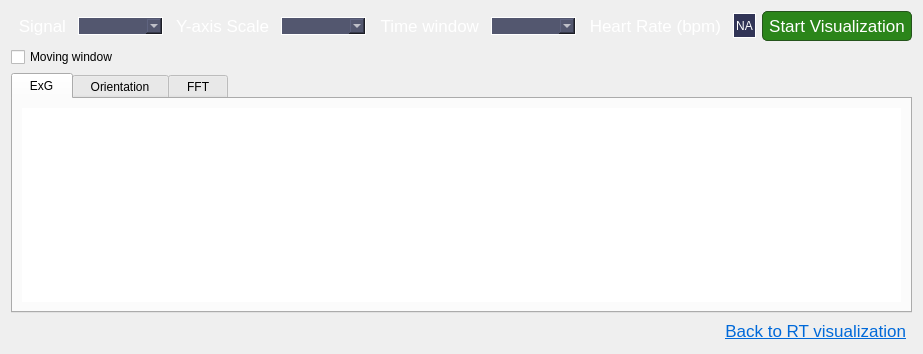
            <widget class="QWidget" name="page_plotsRecorded">
             <property name="styleSheet">
              <string notr="true">QFrame{
	border:none;
}

QLabel{
	color: #FFF;
	padding:2px;
}

QLineEdit{
	background-color: #53576F;
	border: 1px solid #FFF;
	color: #FFF;
}

QComboBox{
	background-color: #53576F;
	border: 1px solid #FFF;
	color: #FFF;
}

QPushButton{
	border-radius: 1px;
	border: 1px solid #FFFFFF;
	background-position: left center;
    	background-repeat: no-repeat;
	color: #FFFFFF;
	text-align: center;
	padding: 2px
}
QPushButton:hover{
	background-color: rgb(61, 64, 89);
}

/*QPushButton{
	border-radius: 5px;
	background-position: left center;
    	background-repeat: no-repeat;
	border: none;
	border-left: 20px solid transparent;
	text-align: left;
	padding-left: 44px;
	color: rgb(189, 189, 189);
}
QPushButton:hover{
	background-color: rgb(61, 64, 89);
	border-left: 20px solid rgb(61, 64, 89);*/
</string>
             </property>
             <layout class="QVBoxLayout" name="verticalLayout_25">
              <property name="spacing">
               <number>-1</number>
              </property>
              <item>
               <layout class="QHBoxLayout" name="horizontalLayout_36">
                <item>
                 <widget class="QLabel" name="label_signal_rec">
                  <property name="font">
                   <font>
                    <pointsize>13</pointsize>
                    <weight>50</weight>
                    <italic>false</italic>
                    <bold>false</bold>
                   </font>
                  </property>
                  <property name="text">
                   <string>Signal</string>
                  </property>
                  <property name="alignment">
                   <set>Qt::AlignRight|Qt::AlignTrailing|Qt::AlignVCenter</set>
                  </property>
                 </widget>
                </item>
                <item>
                 <widget class="QComboBox" name="value_signal_rec">
                  <property name="minimumSize">
                   <size>
                    <width>85</width>
                    <height>0</height>
                   </size>
                  </property>
                  <property name="maximumSize">
                   <size>
                    <width>16777215</width>
                    <height>16777215</height>
                   </size>
                  </property>
                 </widget>
                </item>
                <item>
                 <widget class="QLabel" name="label_yAxis_rec">
                  <property name="font">
                   <font>
                    <pointsize>13</pointsize>
                    <weight>50</weight>
                    <italic>false</italic>
                    <bold>false</bold>
                   </font>
                  </property>
                  <property name="text">
                   <string>Y-axis Scale</string>
                  </property>
                  <property name="alignment">
                   <set>Qt::AlignRight|Qt::AlignTrailing|Qt::AlignVCenter</set>
                  </property>
                 </widget>
                </item>
                <item>
                 <widget class="QComboBox" name="value_yAxis_rec">
                  <property name="minimumSize">
                   <size>
                    <width>85</width>
                    <height>0</height>
                   </size>
                  </property>
                  <property name="maximumSize">
                   <size>
                    <width>16777215</width>
                    <height>16777215</height>
                   </size>
                  </property>
                 </widget>
                </item>
                <item>
                 <widget class="QLabel" name="label_timeScale_rec">
                  <property name="font">
                   <font>
                    <pointsize>13</pointsize>
                    <weight>50</weight>
                    <italic>false</italic>
                    <bold>false</bold>
                   </font>
                  </property>
                  <property name="text">
                   <string>Time window</string>
                  </property>
                  <property name="alignment">
                   <set>Qt::AlignRight|Qt::AlignTrailing|Qt::AlignVCenter</set>
                  </property>
                 </widget>
                </item>
                <item>
                 <widget class="QComboBox" name="value_timeScale_rec">
                  <property name="minimumSize">
                   <size>
                    <width>85</width>
                    <height>0</height>
                   </size>
                  </property>
                  <property name="maximumSize">
                   <size>
                    <width>16777215</width>
                    <height>16777215</height>
                   </size>
                  </property>
                 </widget>
                </item>
                <item>
                 <widget class="QLabel" name="label_heartRate_rec">
                  <property name="font">
                   <font>
                    <pointsize>13</pointsize>
                    <weight>50</weight>
                    <italic>false</italic>
                    <bold>false</bold>
                   </font>
                  </property>
                  <property name="text">
                   <string>Heart Rate (bpm)</string>
                  </property>
                  <property name="alignment">
                   <set>Qt::AlignRight|Qt::AlignTrailing|Qt::AlignVCenter</set>
                  </property>
                 </widget>
                </item>
                <item>
                 <widget class="QLabel" name="value_heartRate_rec">
                  <property name="maximumSize">
                   <size>
                    <width>16777215</width>
                    <height>25</height>
                   </size>
                  </property>
                  <property name="styleSheet">
                   <string notr="true">border: 1px solid #FFF;
background-color: rgb(49, 52, 86)</string>
                  </property>
                  <property name="text">
                   <string>NA</string>
                  </property>
                  <property name="alignment">
                   <set>Qt::AlignCenter</set>
                  </property>
                 </widget>
                </item>
                <item>
                 <widget class="QPushButton" name="btn_stream_rec">
                  <property name="minimumSize">
                   <size>
                    <width>150</width>
                    <height>30</height>
                   </size>
                  </property>
                  <property name="maximumSize">
                   <size>
                    <width>16777215</width>
                    <height>16777215</height>
                   </size>
                  </property>
                  <property name="font">
                   <font>
                    <pointsize>13</pointsize>
                    <weight>50</weight>
                    <italic>false</italic>
                    <bold>false</bold>
                   </font>
                  </property>
                  <property name="cursor">
                   <cursorShape>PointingHandCursor</cursorShape>
                  </property>
                  <property name="styleSheet">
                   <string notr="true">QPushButton{
	border: 1px solid #25541C;
	border-radius: 5px;
	background-color: #2B851A;
	color: #FFF;
}

QPushButton:hover{
	border: 2px solid #FFF;
	border-radius: 5px;
	background-color: #2B851A;
	color: #FFF;
}

QPushButton:pressed{
	border: 2px solid #25541C;
	border-radius: 5px;
	background-color: #4D9033;
	color: #FFF;
}

</string>
                  </property>
                  <property name="text">
                   <string>Start Visualization</string>
                  </property>
                 </widget>
                </item>
               </layout>
              </item>
              <item>
               <widget class="QCheckBox" name="cb_swiping">
                <property name="text">
                 <string>Moving window</string>
                </property>
               </widget>
              </item>
              <item>
               <widget class="QTabWidget" name="tabWidget_rec">
                <property name="styleSheet">
                 <string notr="true"/>
                </property>
                <property name="currentIndex">
                 <number>0</number>
                </property>
                <widget class="QWidget" name="exg_rec">
                 <attribute name="title">
                  <string>  ExG  </string>
                 </attribute>
                 <layout class="QHBoxLayout" name="horizontalLayout_24">
                  <item>
                   <widget class="GraphicsLayoutWidget" name="plot_exg_rec"/>
                  </item>
                 </layout>
                </widget>
                <widget class="QWidget" name="orn_rec">
                 <attribute name="title">
                  <string>  Orientation  </string>
                 </attribute>
                 <layout class="QHBoxLayout" name="horizontalLayout_30">
                  <item>
                   <widget class="GraphicsLayoutWidget" name="plot_orn_rec"/>
                  </item>
                 </layout>
                </widget>
                <widget class="QWidget" name="fft_rec">
                 <attribute name="title">
                  <string>  FFT  </string>
                 </attribute>
                 <layout class="QHBoxLayout" name="horizontalLayout_40">
                  <item>
                   <widget class="PlotWidget" name="plot_fft_rec"/>
                  </item>
                 </layout>
                </widget>
               </widget>
              </item>
              <item>
               <widget class="QLabel" name="label_3">
                <property name="font">
                 <font>
                  <pointsize>13</pointsize>
                  <weight>50</weight>
                  <italic>false</italic>
                  <bold>false</bold>
                 </font>
                </property>
                <property name="text">
                 <string>&lt;html&gt;&lt;head/&gt;&lt;body&gt;&lt;p&gt;&lt;a href=&quot;mentalab.com&quot;&gt;&lt;span style=&quot; text-decoration: underline; color:#0069d9;&quot;&gt;Back to RT visualization&lt;/span&gt;&lt;/a&gt;&lt;/p&gt;&lt;/body&gt;&lt;/html&gt;</string>
                </property>
                <property name="alignment">
                 <set>Qt::AlignRight|Qt::AlignTrailing|Qt::AlignVCenter</set>
                </property>
               </widget>
              </item>
             </layout>
            </widget>
